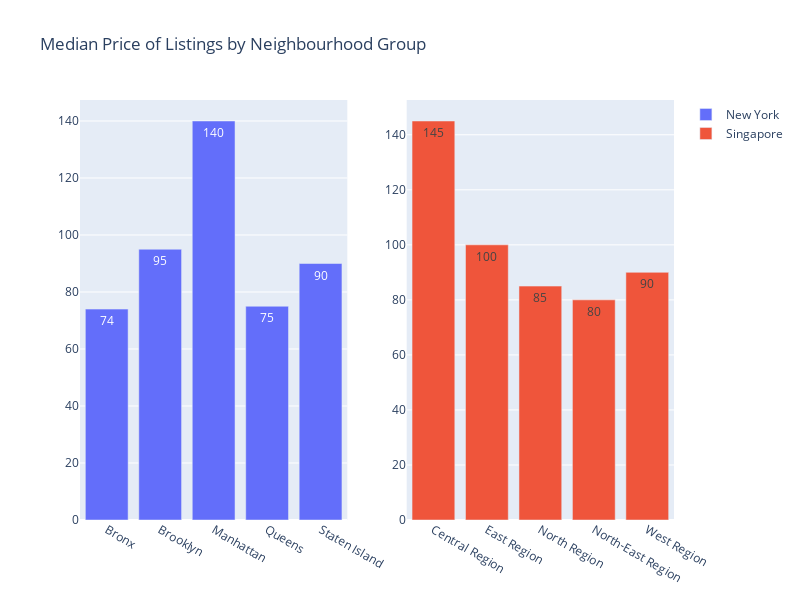

The code cell stored with this chart in its notebook:
### Code cell
fig = make_subplots(rows=1, cols=2)

fig.add_trace(go.Bar(name="New York", x=df2["neighbourhood_group_cleansed"], y=df2["price"], text=df2["price"], textposition='auto'), row=1, col=1)
fig.add_trace(go.Bar(name="Singapore", x=df3["neighbourhood_group_cleansed"], y=df3["price"], text=df3["price"], textposition='auto'), row=1, col=2)

fig.update_layout(height=600, width=800, title_text="Median Price of Listings by Neighbourhood Group")
fig.show()

### Figure 1 — Plotly figure (JSON) as saved in the notebook; plotly's stock layout.template omitted (floating-point values rounded to 4 significant figures)
{"data": [{"name": "New York", "text": [74, 95, 140, 75, 90], "textposition": "auto", "type": "bar", "x": ["Bronx", "Brooklyn", "Manhattan", "Queens", "Staten Island"], "xaxis": "x", "y": [74, 95, 140, 75, 90], "yaxis": "y"}, {"name": "Singapore", "text": [145, 100, 85, 80, 90], "textposition": "auto", "type": "bar", "x": ["Central Region", "East Region", "North Region", "North-East Region", "West Region"], "xaxis": "x2", "y": [145, 100, 85, 80, 90], "yaxis": "y2"}], "layout": {"height": 600, "title": {"text": "Median Price of Listings by Neighbourhood Group"}, "width": 800, "xaxis": {"anchor": "y", "autorange": true, "domain": [0, 0.45], "range": [-0.5, 4.5], "type": "category"}, "xaxis2": {"anchor": "y2", "autorange": true, "domain": [0.55, 1], "range": [-0.5, 4.5], "type": "category"}, "yaxis": {"anchor": "x", "autorange": true, "domain": [0, 1], "range": [0, 147.4], "type": "linear"}, "yaxis2": {"anchor": "x2", "autorange": true, "domain": [0, 1], "range": [0, 152.6], "type": "linear"}}}
